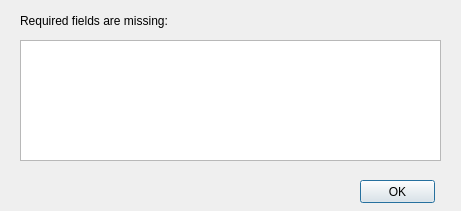
<?xml version="1.0" encoding="UTF-8"?>
<ui version="4.0">
 <class>Dialog</class>
 <widget class="QDialog" name="Dialog">
  <property name="geometry">
   <rect>
    <x>0</x>
    <y>0</y>
    <width>461</width>
    <height>211</height>
   </rect>
  </property>
  <property name="windowTitle">
   <string>Error </string>
  </property>
  <widget class="QPushButton" name="pushButton">
   <property name="geometry">
    <rect>
     <x>360</x>
     <y>180</y>
     <width>75</width>
     <height>23</height>
    </rect>
   </property>
   <property name="text">
    <string>OK</string>
   </property>
  </widget>
  <widget class="QLabel" name="label">
   <property name="geometry">
    <rect>
     <x>20</x>
     <y>10</y>
     <width>371</width>
     <height>21</height>
    </rect>
   </property>
   <property name="text">
    <string>Required fields are missing:</string>
   </property>
  </widget>
  <widget class="QPlainTextEdit" name="plainTextEdi_missing_fields">
   <property name="geometry">
    <rect>
     <x>20</x>
     <y>40</y>
     <width>421</width>
     <height>121</height>
    </rect>
   </property>
  </widget>
 </widget>
 <resources/>
 <connections/>
</ui>
